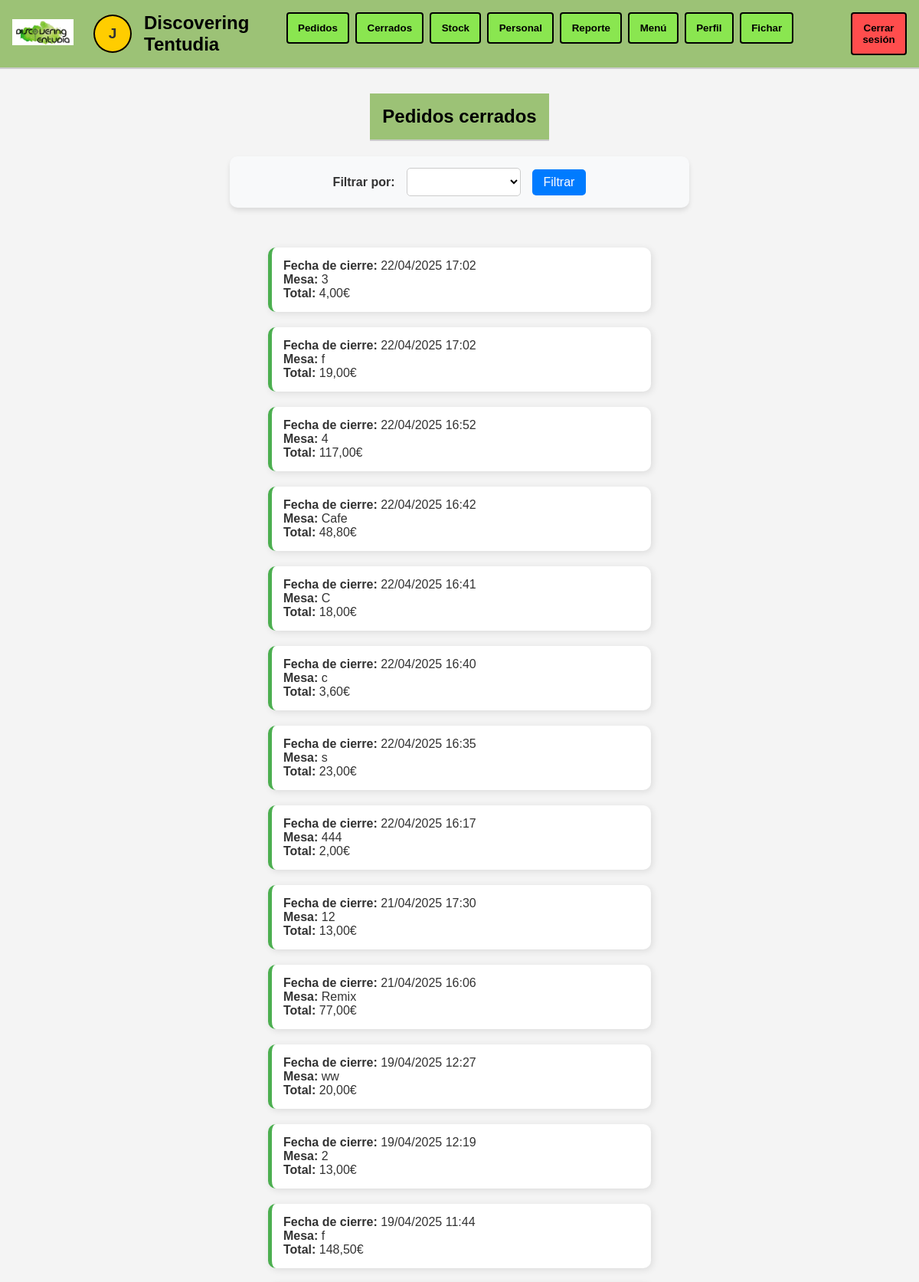
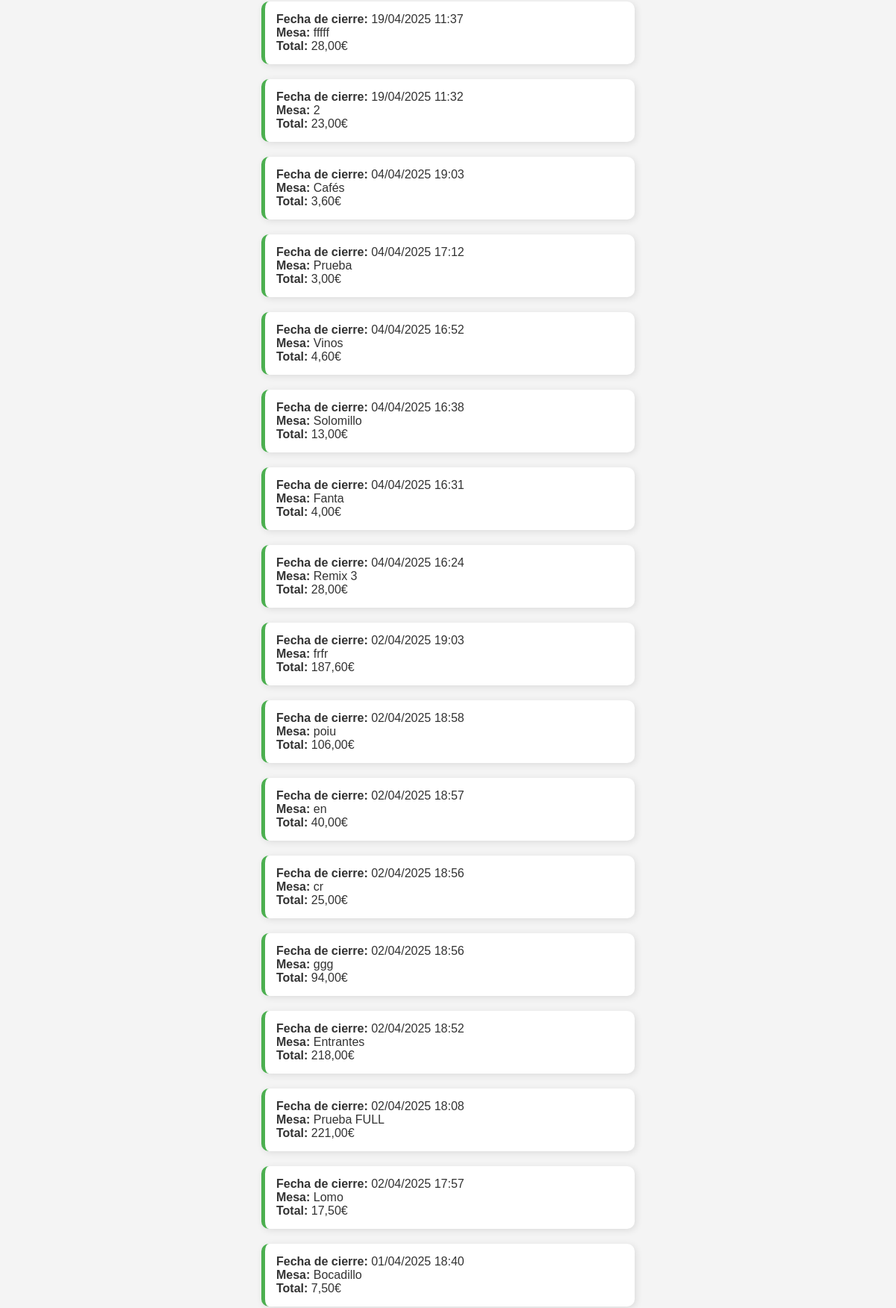
/pedidos_cerrados/ (signed in, upper part), run on the app's committed database (2 pictures, top to bottom).
### tapAppGestion/models.py (models this page shows, shortened)
class Pedido(models.Model):
    mesa = models.CharField(max_length=50)
    numero_clientes = models.PositiveIntegerField()
    productos = models.ManyToManyField(Producto, through='PedidoProducto')
    camarero = models.ForeignKey(User, on_delete=models.CASCADE)  #camarero que toma el pedido
    pagado = models.BooleanField(default=False)
    fecha = models.DateTimeField(default=now)
    fecha_cierre = models.DateTimeField(null=True, blank=True)  # Fecha cuando se pagó

### tapAppGestion/views.py (the view)
# urls.py: path('pedidos_cerrados/', views.lista_pedidos_cerrados, name='lista_pedidos_cerrados'),
@login_required
def lista_pedidos_cerrados(request):
    filtro = request.GET.get('filtro', 'recientes')
    fecha_inicio = request.GET.get('fecha_inicio')
    fecha_fin = request.GET.get('fecha_fin')
    pedidos = Pedido.objects.filter(pagado=True).order_by('-fecha_cierre')
    if filtro == "ultima_semana":
        pedidos = pedidos.filter(fecha_cierre__gte=now() - timedelta(days=7))
    elif filtro == "ultimo_mes":
        pedidos = pedidos.filter(fecha_cierre__gte=now() - timedelta(days=30))
    elif filtro == "ultimo_ano":
        pedidos = pedidos.filter(fecha_cierre__gte=now() - timedelta(days=365))
    elif filtro == "por_fecha" and fecha_inicio and fecha_fin:
        pedidos = pedidos.filter(fecha_cierre__date__range=[fecha_inicio, fecha_fin])
    elif filtro == "por_mes":
        mes = request.GET.get('mes')
        if mes:
            pedidos = pedidos.filter(fecha_cierre__year=mes.split('-')[0], fecha_cierre__month=mes.split('-')[1])
    elif filtro == "por_dia":
        dia = request.GET.get('dia')
        if dia:
            pedidos = pedidos.filter(fecha_cierre__date=dia)
    pedidos_con_precio = []
    for pedido in pedidos:
        total_pedido = pedido.pedidoproducto_set.aggregate(total=Sum(F('producto__precio') * F('cantidad')))['total'] or 0
        pedido.fecha_cierre = localtime(pedido.fecha_cierre)
        pedidos_con_precio.append({'pedido': pedido, 'total_pedido': total_pedido, 'pedido.fecha_cierre': pedido.fecha_cierre})
    return render(request, 'lista_pedidos_cerrados.html', {
        'pedidos_con_precio': pedidos_con_precio,
        'filtro_actual': filtro
    })

### tapAppGestion/templates/lista_pedidos_cerrados.html (shortened to what this page needs)
{% extends 'base.html' %}
{% load tz %}
{% load static %}
{% block content %}
<!DOCTYPE html>
<html lang="es">
<head>
    <link rel="stylesheet" type="text/css" href="{% static 'css/stylesListaPedidos.css' %}">
</head>
<body>
    <header>
        <div>
            <h1>Pedidos cerrados</h1>
        </div>
    </header>
    <form method="get" class="filtro-form">
        <label for="filtro">Filtrar por:</label>
        <select name="filtro" id="filtro">
            <option value="recientes" {% if filtro_actual == "recientes" %}selected{% endif %}>
                <option value="ultima_semana" {% if filtro_actual == "ultima_semana" %}selected{% endif %}>Última semana</option>
        </select>
        <button type="submit">Filtrar</button>
    </form>
    <main class="lista-pedidos-container">
        {% for item in pedidos_con_precio %}
        <a href="{% url 'detalle_pedido_cerrado' item.pedido.id %}" class="pedido-link">
            <div class="pedido-card">
                <p><strong>Fecha de cierre:</strong> {{ item.pedido.fecha_cierre|timezone:"Europe/Madrid"|date:"d/m/Y H:i" }}</p>
                <p><strong>Mesa:</strong> {{ item.pedido.mesa }}</p>
                <p><strong>Total:</strong> {{ item.total_pedido|floatformat:2 }}€</p>
            </div>
        </a>
        {% empty %}
        <p>No hay pedidos cerrados.</p>
        {% endfor %}
    </main>
</body>
</html>
{% endblock %}

### tapAppGestion/templates/base.html (shortened to what this page needs)
{% load static %}
<!DOCTYPE html>
<html lang="es">
<head>
    <link rel="stylesheet" type="text/css" href="{% static 'css/stylesIndex.css' %}">
</head>
<body>
    <header>
        <div class="header-left">
            <a href="{% url 'index' %}">
                <img src="{% static 'images/logo_blanco.jpeg' %}" alt="Logo Discovering Tentudia" class="logo">
            </a>
            <a href="{% url 'profile' %}" style="text-decoration: none;">
                <div class="user-circle">{{ user.first_name|slice:":1" }}</div>
            </a>
            <h1>Discovering Tentudia</h1>
        </div>
        <nav>
            <a href="{% url 'lista_pedidos' %}">
                <button>Pedidos</button>
            </a>
            {% if user.is_superuser %}
            <a href="{% url 'lista_pedidos_cerrados' %}">
                <button>Cerrados</button>
            </a>
            <a href="{% url 'stock' %}">
                <button>Stock</button>
            </a>
            <a href="{% url 'personal' %}">
                <button>Personal</button>
            </a>
            <a href="{% url 'reporte' %}">
                <button>Reporte</button>
            </a>
            {% endif %}
            <a href="{% url 'menu' %}">
                <button>Menú</button>
            </a>
            <a href="{% url 'profile' %}">
                <button>Perfil</button>
            </a>
            <a href="{% url 'control_horarios' %}">
                <button>Fichar</button>
            </a>
            <a href="{% url 'salir' %}">
                <button class="logout-button">Cerrar sesión</button>
            </a>
        </nav>
    </header>
    <main>
        {% block content %}
        {% endblock %}
    </main>
</body>
</html>

### tapAppGestion/static/css/stylesIndex.css (style rules this page uses)
* { margin: 0; padding: 0; box-sizing: border-box; }
body { font-family: Arial, sans-serif; background-color: #fff; color: #333; }
header { display: flex; align-items: center; justify-content: space-between; padding: 1em; border-bottom: 2px solid #ccc; }
header h1 { font-weight: bold; font-size: 24px; color: black; }
.header-left { display: flex; align-items: center; gap: 1em; }
.user-circle { width: 50px; height: 50px; border-radius: 50%; background-color: #ffcd00; display: flex; align-items: center; justify-content: center; font-weight: bold; font-size: 1.2rem; color: #333; box-shadow: 0 0 0 2px #000 inset; }
h1 { font-size: 1.2rem; font-weight: normal; }
nav { display: flex; gap: 0.5em; }
nav button { background-color: #8ae650; border: 2px solid #000; color: #000; font-weight: bold; padding: 0.8em 1em; cursor: pointer; border-radius: 4px; }
.logout-button { background-color: #ff4d4d; margin-left: 5em; }
main { position: relative; padding: 2em; display: flex; flex-direction: column; align-items: center; }
.logo { width: 80px; height: auto; margin-right: 10px; }

### tapAppGestion/static/css/stylesListaPedidos.css (style rules this page uses)
body { font-family: Arial, sans-serif; background-color: #f4f4f4; color: #333; margin: 0; padding: 0; }
.lista-pedidos-container { display: flex; flex-wrap: wrap; justify-content: center; gap: 20px; width: 90%; max-width: 1200px; }
.pedido-card { background: white; border-radius: 10px; box-shadow: 2px 2px 10px rgba(0, 0, 0, 0.1); padding: 15px; width: 500px; border-left: 5px solid #4CAF50; }
.pedido-link { text-decoration: none; color: inherit; }
.pedido-card { transition: transform 0.2s ease-in-out; }
.pedido-link { text-decoration: none; color: inherit; display: block; }
.filtro-form { display: flex; flex-wrap: wrap; justify-content: center; align-items: center; gap: 15px; background-color: #f8f9fa; padding: 15px; border-radius: 10px; box-shadow: 0 4px 6px rgba(0, 0, 0, 0.1); margin: 20px auto; width: 90%; max-width: 600px; }
.filtro-form label { font-weight: bold; color: #333; }
.filtro-form select { padding: 8px 10px; font-size: 16px; border-radius: 5px; border: 1px solid #ccc; background-color: #fff; cursor: pointer; }
.filtro-form button { background-color: #007bff; color: white; padding: 8px 15px; font-size: 16px; border-radius: 5px; border: none; cursor: pointer; transition: 0.3s; }

### tapAppGestion/templates/base.html (style rules this page uses)
header { background-color: #9cc276; }

### data on the page
Pedido: pedido.fecha_cierre "22/04/2025 17:02", pedido.mesa "3", total_pedido "4,00"
Pedido: pedido.fecha_cierre "22/04/2025 17:02", pedido.mesa "f", total_pedido "19,00"
Pedido: pedido.fecha_cierre "22/04/2025 16:52", pedido.mesa "4", total_pedido "117,00"
Pedido: pedido.fecha_cierre "22/04/2025 16:42", pedido.mesa "Cafe", total_pedido "48,80"
Pedido: pedido.fecha_cierre "22/04/2025 16:41", pedido.mesa "C", total_pedido "18,00"
Pedido: pedido.fecha_cierre "22/04/2025 16:40", pedido.mesa "c", total_pedido "3,60"
Pedido: pedido.fecha_cierre "22/04/2025 16:35", pedido.mesa "s", total_pedido "23,00"
Pedido: pedido.fecha_cierre "22/04/2025 16:17", pedido.mesa "444", total_pedido "2,00"
Pedido: pedido.fecha_cierre "21/04/2025 17:30", pedido.mesa "12", total_pedido "13,00"
Pedido: pedido.fecha_cierre "21/04/2025 16:06", pedido.mesa "Remix", total_pedido "77,00"
Pedido: pedido.fecha_cierre "19/04/2025 12:27", pedido.mesa "ww", total_pedido "20,00"
Pedido: pedido.fecha_cierre "19/04/2025 12:19", pedido.mesa "2", total_pedido "13,00"
Pedido: pedido.fecha_cierre "19/04/2025 11:44", pedido.mesa "f", total_pedido "148,50"
Pedido: pedido.fecha_cierre "19/04/2025 11:37", pedido.mesa "fffff", total_pedido "28,00"
Pedido: pedido.fecha_cierre "19/04/2025 11:32", pedido.mesa "2", total_pedido "23,00"
Pedido: pedido.fecha_cierre "04/04/2025 19:03", pedido.mesa "Cafés", total_pedido "3,60"
Pedido: pedido.fecha_cierre "04/04/2025 17:12", pedido.mesa "Prueba", total_pedido "3,00"
Pedido: pedido.fecha_cierre "04/04/2025 16:52", pedido.mesa "Vinos", total_pedido "4,60"
Pedido: pedido.fecha_cierre "04/04/2025 16:38", pedido.mesa "Solomillo", total_pedido "13,00"
Pedido: pedido.fecha_cierre "04/04/2025 16:31", pedido.mesa "Fanta", total_pedido "4,00"
Pedido: pedido.fecha_cierre "04/04/2025 16:24", pedido.mesa "Remix 3", total_pedido "28,00"
Pedido: pedido.fecha_cierre "02/04/2025 19:03", pedido.mesa "frfr", total_pedido "187,60"
Pedido: pedido.fecha_cierre "02/04/2025 18:58", pedido.mesa "poiu", total_pedido "106,00"
Pedido: pedido.fecha_cierre "02/04/2025 18:57", pedido.mesa "en", total_pedido "40,00"
Pedido: pedido.fecha_cierre "02/04/2025 18:56", pedido.mesa "cr", total_pedido "25,00"
Pedido: pedido.fecha_cierre "02/04/2025 18:56", pedido.mesa "ggg", total_pedido "94,00"
Pedido: pedido.fecha_cierre "02/04/2025 18:52", pedido.mesa "Entrantes", total_pedido "218,00"
Pedido: pedido.fecha_cierre "02/04/2025 18:08", pedido.mesa "Prueba FULL", total_pedido "221,00"
Pedido: pedido.fecha_cierre "02/04/2025 17:57", pedido.mesa "Lomo", total_pedido "17,50"
Pedido: pedido.fecha_cierre "01/04/2025 18:40", pedido.mesa "Bocadillo", total_pedido "7,50"

### other printed values
{{ user.first_name|slice:":1" }} "J"
